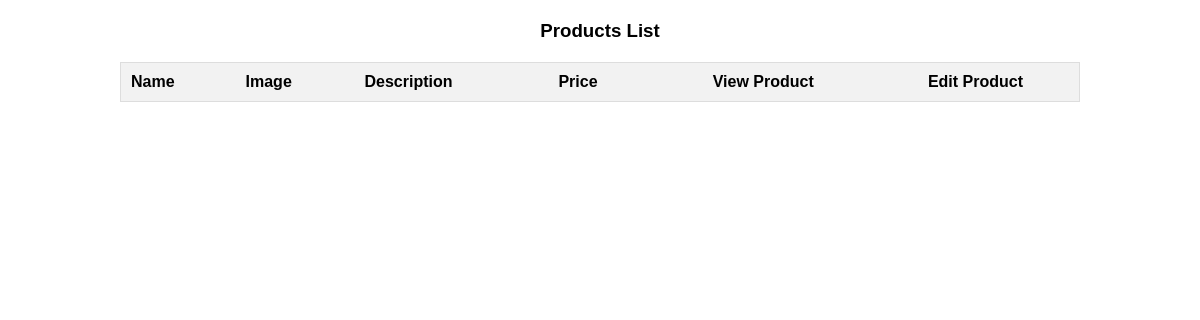
Page /inventory/products/list/ on the earlier database version.
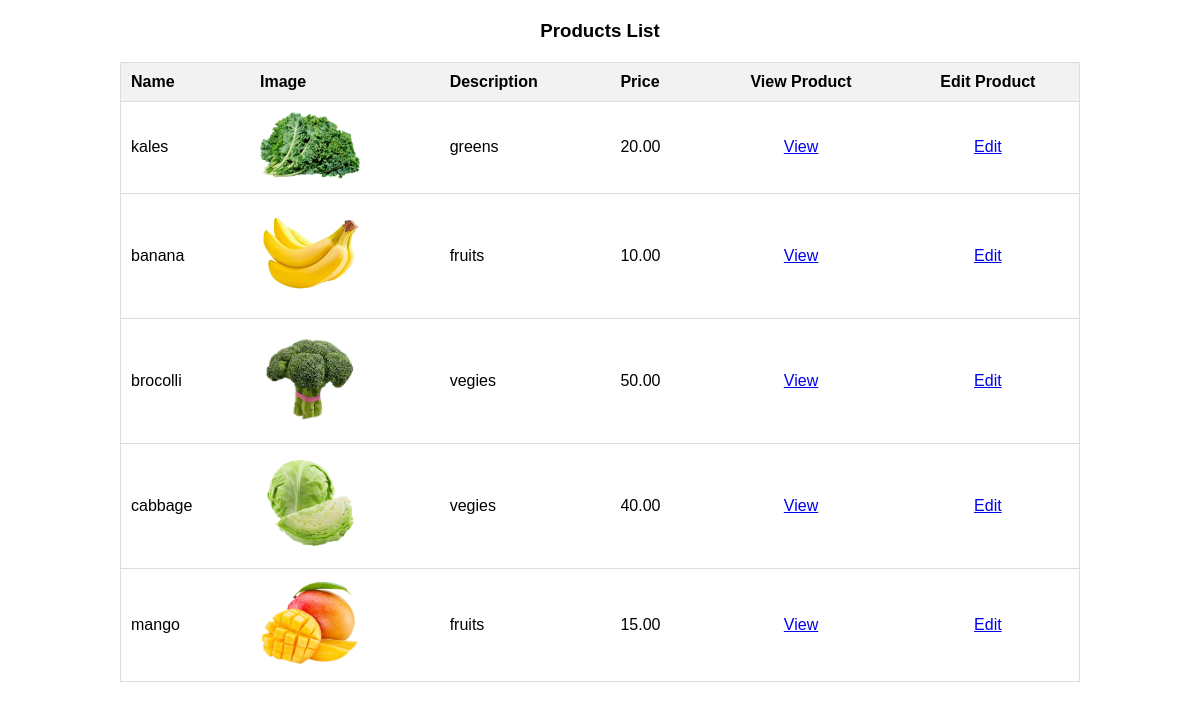
Same page on the later database version.
### inventory/models.py (models this page shows)
class Products(models.Model):
    vendor = models.ForeignKey(Vendor, on_delete=models.CASCADE,default=1)
    name=models.CharField(max_length=32)
    price=models.DecimalField(max_digits=8,decimal_places=2)
    stock=models.PositiveBigIntegerField()
    image=models.ImageField()
    description=models.TextField()
    date_created=models.DateTimeField(auto_now_add=True)
    date_updated=models.DateTimeField(auto_now=True)

### inventory/views.py (the view)
# urls.py: path("products/list/", products_list, name= "product_list"),
def products_list(request):
    products= Products.objects.all()
    return render(request, 'inventory/product_list.html', {'products': products})

### templates/inventory/product_list.html (shortened to what this page needs)
<!DOCTYPE html>
<html lang="en">
<head>
</head>
<body>
    <h3>Products List</h3>
    <table>
        <tr>
            <th>Name</th>
            <th>Image</th>
            <th>Description</th>
            <th>Price</th>
            <th class="center">View Product</th>
            <th class="center">Edit Product</th>
        </tr>
        {% for product in products %}
        <tr>
            <td>{{ product.name }}</td>
            <td><img src="{{ product.image }}" alt="{{ product.name }}" class="product-image"></td>
            <td>{{ product.description }}</td>
            <td>{{ product.price }}</td>
            <td class="center"><a href="{% url 'products_details_view' id=product.id %}">View</a></td>
            <td class="center"><a href="{% url 'edit_product_view' id=product.id %}">Edit</a></td>
        </tr>
        {% endfor %}
    </table>
</body>
</html>

### templates/inventory/product_list.html (style rules this page uses)
body { font-family: Arial, sans-serif; margin: 0; padding: 0; }
h3 { text-align: center; margin-top: 20px; }
table { width: 80%; margin: 20px auto; border-collapse: collapse; border: 1px solid #ddd; }
th, td { padding: 10px; text-align: left; border-bottom: 1px solid #ddd; }
th { background-color: #F2F2F2; }
.product-image { max-width: 100px; max-height: 100px; }
.center { text-align: center; }

Differences in the rows shown:
added Products: name "kales", image (picture), description "greens", price "20.00"
added Products: name "banana", image (picture), description "fruits", price "10.00"
added Products: name "brocolli", image (picture), description "vegies", price "50.00"
added Products: name "cabbage", image (picture), description "vegies", price "40.00"
added Products: name "mango", image (picture), description "fruits", price "15.00"
